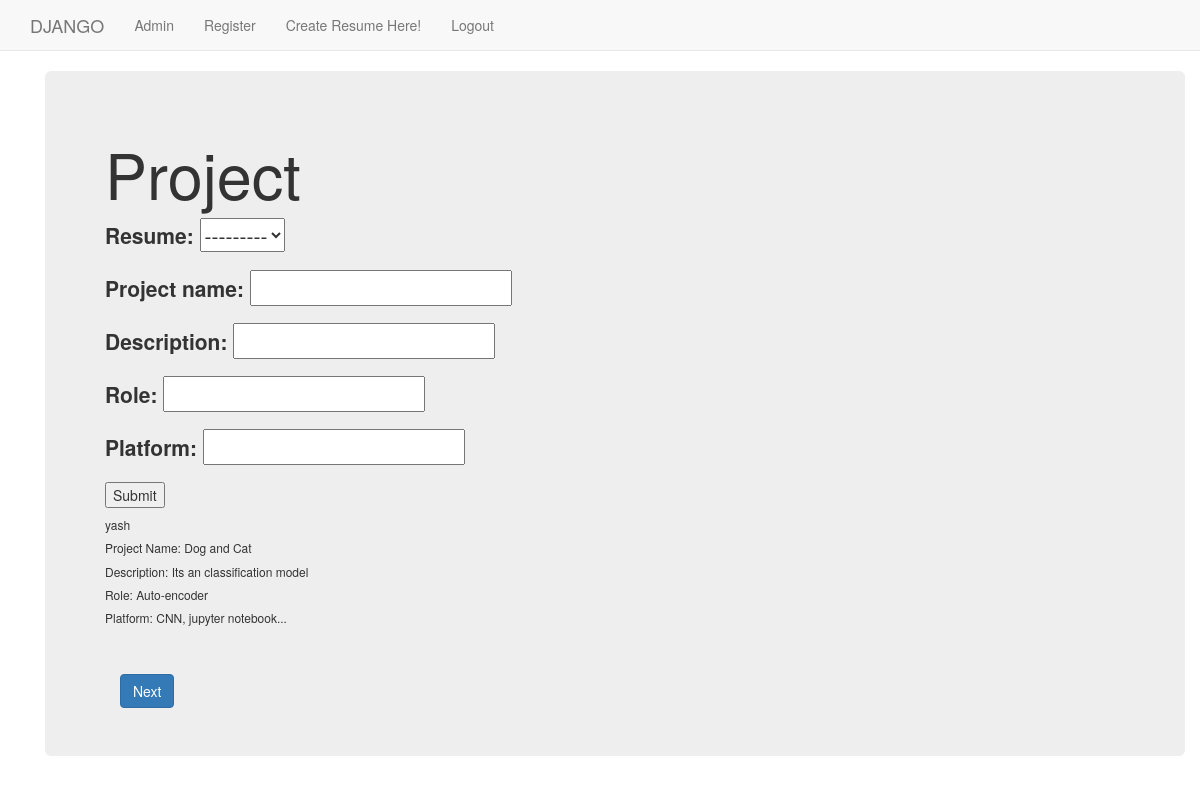
Screenshot of /dappx/project/ (signed in) with the database file from the repository.
### dappx/models.py (models this page shows)
class Project(models.Model):
    resume = models.ForeignKey(Resume, on_delete=models.CASCADE, blank=True)
    project_name = models.CharField(max_length=255, blank=True)
    description = models.CharField(max_length=5000, blank=True)
    role = models.CharField(max_length=255, blank=True)
    platform = models.CharField(max_length=255, blank=True)

class Resume(models.Model):
    name = models.CharField(max_length=255)
    created_at = models.DateTimeField(auto_now_add=True, editable=False)
    updated_at = models.DateTimeField(auto_now=True)
    user = models.ForeignKey(User, on_delete=models.CASCADE, blank=True)
    def __str__(self):
        return self.name

### dappx/views.py (the view, shortened to what this page needs)
class ProjectView(TemplateView):
    template_name = 'dappx/project.html'
    def get(self, request):
        form = ProjectForm()
        qs = Project.objects.all()
        args = {'form': form, 'qs': qs}
        return render(request, self.template_name, args)

### dappx/forms.py
class ProjectForm(forms.ModelForm):
    project_name = forms.CharField()
    class Meta:
        model = Project
        fields = "__all__"

### templates/dappx/project.html (shortened to what this page needs)
{% extends "dappx/base.html" %}
{% load static %}
{% block body_block %}
<div class="container">
    <div class="jumbotron">
        <h1>Project</h1>
        <form method="post">
            {{ form.as_p }}
            <input type="submit" value="Submit">
        </form>
        {% for q in qs %}
        <h6>{{ q.resume }}</h6>
        <h6>Project Name: {{ q.project_name }}</h6>
        <h6>Description: {{ q.description }}</h6>
        <h6>Role: {{ q.role }}</h6>
        <h6>Platform: {{ q.platform }}</h6><br>
        {% endfor %}
        <div class="container"><br>
            <a class="btn btn-primary" href="/dappx/additional">Next</a>
        </div>
    </div>
</div>
{% endblock %}

### rows the page displays
Project: resume "yash", project_name "Dog and Cat", description "Its an classification model", role "Auto-encoder", platform "CNN, jupyter notebook..."
